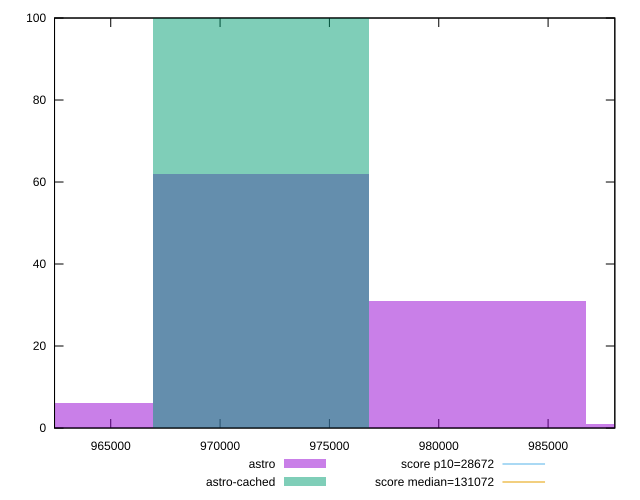

The script that saved this image:
reset

$astro <<EOF
971874.4479282864 62
981791.5341316363 31
991708.6203349861 1
961957.3617249365 6
EOF

$astroCached <<EOF
971874.4479282864 100
EOF

set key outside below
set boxwidth 9917.086203349862
set xrange [962430.055786111:988051.3920333335]
set yrange [0:100]
set trange [0:100]
set style fill transparent solid 0.5 noborder

set parametric
set terminal svg size 640, 500 enhanced background rgb 'white'
set output "reports/report_00033_2021-03-01T14-23-16.841Z/uses-long-cache-ttl/comparison/histogram/0_vs_1.svg"

plot $astro title "astro" with boxes, \
     $astroCached title "astro-cached" with boxes, \
     28672,t title "score p10=28672", \
     131072,t title "score median=131072"

reset
